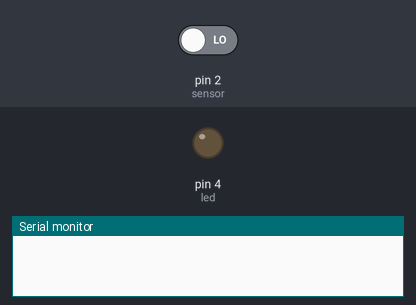
This sketch was run on a simulated Arduino Uno, built with avr-gcc and run on an emulated ATmega328P. On the bench: output pins drawn as LEDs (lit = HIGH), the last lines printed to the serial monitor. The inputs (shaded band) are chosen by the test bench; at power-on: pin 2 (sensor) LOW.

Above: at 1.8 s.
1.9 s: pin 2 (sensor) driven HIGH
At 2.3 s:
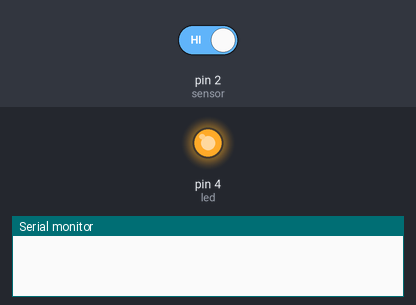
3.5 s: pin 2 (sensor) driven LOW
At 4.7 s:
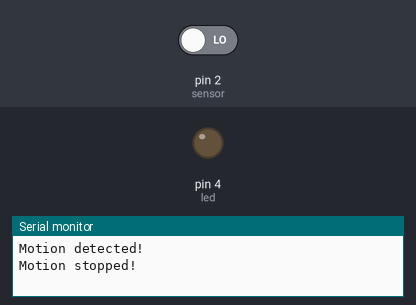
Timing chart, 0 to 6.5 s (numbered marks = the images above; inputs shaded):
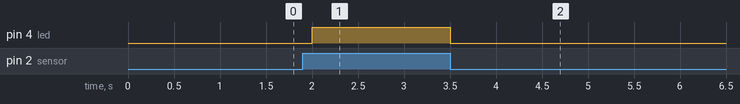

Measured:
- after the input at 1.9 s, pin 4 (led): LOW → HIGH after 0.10 s
- after the input at 3.5 s, pin 4 (led): HIGH → LOW at once

The sketch:

sit315_task_1_1p.ino
```cpp
//initializing pin values and initial state
int led = 4;                 //led pin
int sensor = 2;              //motion sensor pin
int state = LOW;             //initial state (no motion)
int val = 0;                 //variable for storing sensor status

void setup() {
  pinMode(led, OUTPUT);      //initialize led as output
  pinMode(sensor, INPUT);    //initialize motion sensor as input
  Serial.begin(9600);        //sets the data rate in bits per second (baud) for serial data transmission
}

void loop(){
  val = digitalRead(sensor);   //read value from sensor
  if (val == HIGH) {           //turn led on if motion detected
    digitalWrite(led, HIGH);
    delay(500);

    //update state and print message to Serial Monitor
    if (state == LOW) {
      Serial.println("Motion detected!");
      state = HIGH;
    }
  }
  else {
      digitalWrite(led, LOW); //else, turn led off and update state accordingly
      delay(500);

      if (state == HIGH){
        Serial.println("Motion stopped!");
        state = LOW;
    }
  }
}
```
